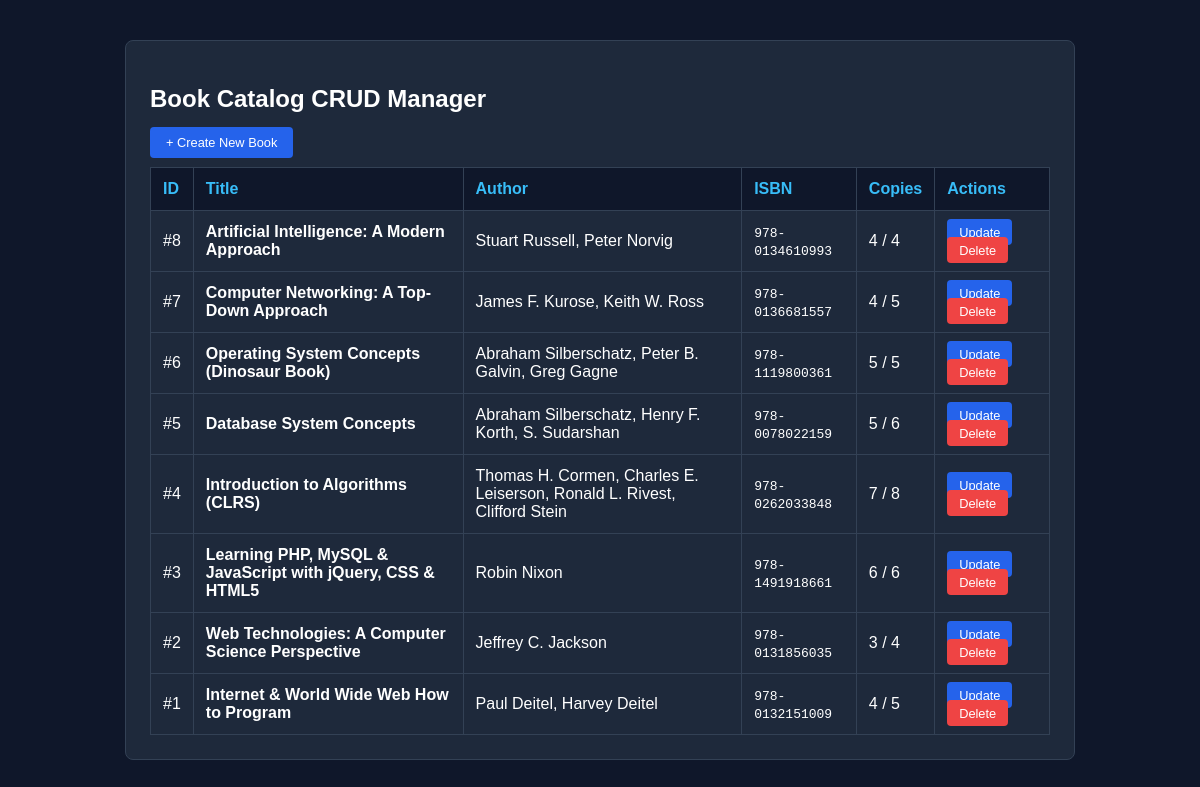
/LAB/10_crud_operations/index.php, run on the app's committed database.
### tables this page shows
CREATE TABLE IF NOT EXISTS books (
    id INT AUTO_INCREMENT PRIMARY KEY,
    title VARCHAR(255) NOT NULL,
    author VARCHAR(255) NOT NULL,
    isbn VARCHAR(30) NOT NULL UNIQUE,
    category VARCHAR(100) NOT NULL,
    publisher VARCHAR(150) DEFAULT NULL,
    publication_year INT DEFAULT NULL,
    total_copies INT NOT NULL DEFAULT 1,
    available_copies INT NOT NULL DEFAULT 1,
    description TEXT DEFAULT NULL,
    cover_image VARCHAR(255) DEFAULT NULL,
    created_at TIMESTAMP DEFAULT CURRENT_TIMESTAMP,
    INDEX idx_book_category (category),
    INDEX idx_book_title (title),
    INDEX idx_book_author (author)
);

### LAB/10_crud_operations/index.php (the view, shortened to what this page needs)
<?php
$pdo = get_db_connection();
$stmt = $pdo->query("SELECT * FROM books ORDER BY id DESC LIMIT 10");
$books = $stmt->fetchAll();
?>
<!DOCTYPE html>
<html lang="en">
<head>
</head>
<body>
    <div class="box">
        <h2>Book Catalog CRUD Manager</h2>
        <a href="../../admin/add_book.php" class="btn" style="padding: 0.5rem 1rem;">&#43; Create New Book</a>
        <table>
            <thead>
                <tr>
                    <th>ID</th><th>Title</th><th>Author</th><th>ISBN</th><th>Copies</th><th>Actions</th>
                </tr>
            </thead>
            <tbody>
                <?php foreach ($books as $b): ?>
                    <tr>
                        <td>#<?php echo $b['id']; ?></td>
                        <td><strong><?php echo htmlspecialchars($b['title']); ?></strong></td>
                        <td><?php echo htmlspecialchars($b['author']); ?></td>
                        <td><code><?php echo htmlspecialchars($b['isbn']); ?></code></td>
                        <td><?php echo $b['available_copies']; ?> / <?php echo $b['total_copies']; ?></td>
                        <td>
                            <a href="../../admin/edit_book.php?id=<?php echo $b['id']; ?>" class="btn">Update</a>
                            <a href="../../admin/delete_book.php?id=<?php echo $b['id']; ?>" class="btn btn-danger" onclick="return confirm('Delete?');">Delete</a>
                        </td>
                    </tr>
                <?php endforeach; ?>
            </tbody>
        </table>
    </div>
</body>
</html>

### LAB/10_crud_operations/index.php (style rules this page uses)
body { font-family: sans-serif; background: #0f172a; color: #fff; padding: 2rem; }
.box { max-width: 900px; margin: 0 auto; background: #1e293b; padding: 1.5rem; border-radius: 8px; border: 1px solid #334155; }
table { width: 100%; border-collapse: collapse; margin-top: 1rem; }
th, td { border: 1px solid #334155; padding: 0.75rem; text-align: left; }
th { background: #0f172a; color: #38bdf8; }
.btn { background: #2563eb; color: #fff; padding: 0.35rem 0.75rem; text-decoration: none; border-radius: 4px; font-size: 0.8rem; }
.btn-danger { background: #ef4444; }

### data on the page
books: id "8", title "Artificial Intelligence: A Modern Approach", author "Stuart Russell, Peter Norvig", isbn "978-0134610993", available_copies "4", total_copies "4"
books: id "7", title "Computer Networking: A Top-Down Approach", author "James F. Kurose, Keith W. Ross", isbn "978-0136681557", available_copies "4", total_copies "5"
books: id "6", title "Operating System Concepts (Dinosaur Book)", author "Abraham Silberschatz, Peter B. Galvin, Greg Gagne", isbn "978-1119800361", available_copies "5", total_copies "5"
books: id "5", title "Database System Concepts", author "Abraham Silberschatz, Henry F. Korth, S. Sudarshan", isbn "978-0078022159", available_copies "5", total_copies "6"
books: id "4", title "Introduction to Algorithms (CLRS)", author "Thomas H. Cormen, Charles E. Leiserson, Ronald L. Rivest, Clifford Stein", isbn "978-0262033848", available_copies "7", total_copies "8"
books: id "3", title "Learning PHP, MySQL & JavaScript with jQuery, CSS & HTML5", author "Robin Nixon", isbn "978-1491918661", available_copies "6", total_copies "6"
books: id "2", title "Web Technologies: A Computer Science Perspective", author "Jeffrey C. Jackson", isbn "978-0131856035", available_copies "3", total_copies "4"
books: id "1", title "Internet & World Wide Web How to Program", author "Paul Deitel, Harvey Deitel", isbn "978-0132151009", available_copies "4", total_copies "5"
